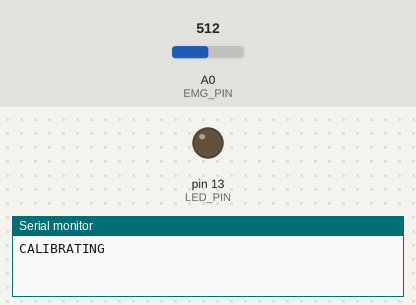
Recording of a sketch running on a simulated Arduino Uno, built with avr-gcc and run on an emulated ATmega328P. On the bench: output pins drawn as LEDs (lit = HIGH), the last lines printed to the serial monitor. Dashed ring = blinking. The inputs (shaded band) are chosen by the test bench; at power-on: A0 (EMG_PIN) = 512.

Above: at 0.1 s.
At 5.2 s:
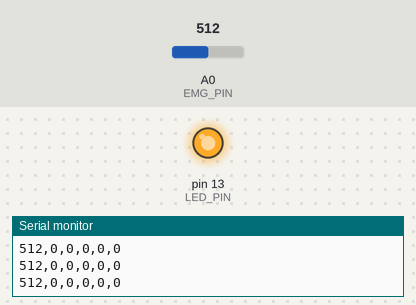
5.3 s: A0 (EMG_PIN) set to 533
At 5.65 s:
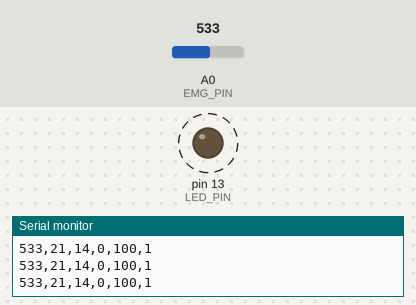
8.3 s: A0 (EMG_PIN) set to 433
11.3 s: A0 (EMG_PIN) set to 420
Timing chart, 0 to 20.3 s (numbered marks = the images above; inputs shaded):
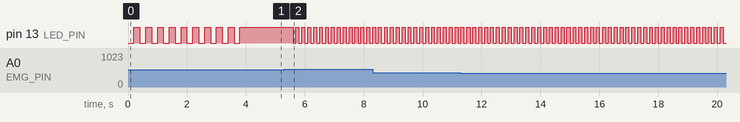

Measured:
- the behaviour switches between 519 and 520 on A0 (EMG_PIN) (found by bisection; images 1 and 2)
- after the input at 5.3 s, pin 13 (LED_PIN): alternates HIGH for 0.10 s and LOW for 0.10 s, starting after 0.30 s

The sketch:

posture_monitor.ino
```cpp
// ════════════════════════════════════════════════════════════════
//  NECK-BEND POSTURE MONITOR  —  Arduino UNO R4 Minima  (v6.0)
//  Muscle BioAmp Shield v0.3  on  A0
//  Electrodes: IN+/IN- on UPPER TRAPEZIUS (2 cm apart, either side)
//              REF on bony point (back of elbow / wrist bone)
//
//  v6.0 CHANGES vs v5.0:
//  ─────────────────────────────────────────────────────────────
//  • BALANCED sensitivity: SENS_LONG_X10 11→14, SENS_TREND_X10 10→13,
//    SCORE_THRESHOLD 20→28. v5.0 fired on swallows/talking/shifting;
//    this catches real sustained forward-neck tension while ignoring
//    momentary twitches.
//  • NEW: debounced alert gate (DEBOUNCE_SAMPLES=40, ~84ms). The old
//    code re-evaluated longAbove/trendAbove every single 2ms sample
//    with no hysteresis, so noise near the threshold line flickered
//    neckBendFlag 0/1/0/1 rapidly — which on the host side kept
//    resetting the ALERT_HOLD_SEC timer and made alarms unreliable.
//    Now the flag only flips after 40 consecutive samples agree.
//  • Fixed rounding in printed THRESH_* calibration values (cosmetic
//    only — did not affect detection math, which already used the
//    full-precision baselineX10).
//
//  HOW NECK-BEND IS DETECTED:
//  ─────────────────────────────────────────────────────────────
//  Forward neck bend loads the upper trapezius to hold the ~5 kg head.
//  Three RMS windows measure this:
//    1. SHORT-RMS  (100 ms) — fast spikes — score weight only
//    2. LONG-RMS   (300 ms) — sustained tension — primary gate
//    3. TREND-RMS  (1.2 s)  — progressive slouch — secondary gate
//
//  ALERT fires when:
//    postureScore >= SCORE_THRESHOLD  (28)
//    AND ( longRMS > 1.4× baseline   OR  trendRMS > 1.3× baseline )
//    AND that condition holds for 40 consecutive samples (~84 ms)
//
//  CALIBRATION (4 seconds on power-up):
//    → Keep neck STRAIGHT and muscles FULLY RELAXED
//    → LED blinks fast during calibration
//    → LED solid ON = calibration done, monitoring started
//
//  Serial CSV at ~476 Hz:
//    raw, rmsShort, rmsLong, rmsTrend, postureScore, neckBendFlag
// ════════════════════════════════════════════════════════════════

#define EMG_PIN       A0
#define LED_PIN       13

#define SAMPLE_DELAY_MS   2        // ~476 Hz

// Window sizes in samples
#define WIN_SHORT    50            // 100 ms
#define WIN_LONG     150           // 300 ms
#define WIN_TREND    600           // 1200 ms

#define CALIB_SECS   4
#define FLOOR_RMS    5

// ── Sensitivity multipliers (×10 fixed-point) ────────────────────
// BALANCED tuning: catches real sustained forward-neck bends,
// rides through small twitches (swallowing, talking, shifting).
#define SENS_SHORT_X10   16        // 1.6× baseline — score weight only
#define SENS_LONG_X10    14        // 1.4× baseline — alert gate
#define SENS_TREND_X10   13        // 1.3× baseline — slow slouch gate

// Score threshold — lower = more sensitive
#define SCORE_THRESHOLD  28

// ── Alert debounce ────────────────────────────────────────────────
// Requires N consecutive over-threshold samples before flag goes HIGH,
// and N consecutive under-threshold samples before it drops back to LOW.
// At ~476 Hz, 40 samples ≈ 84 ms — kills single-sample noise flicker
// without adding noticeable lag to genuine bends.
#define DEBOUNCE_SAMPLES 40

// ── Circular buffers ─────────────────────────────────────────────
int  shortBuf[WIN_SHORT];
int  longBuf [WIN_LONG ];
int  trendBuf[WIN_TREND];
int  shortIdx = 0, longIdx = 0, trendIdx = 0;
bool shortFull = false, longFull = false, trendFull = false;

long baselineX10 = FLOOR_RMS * 10L;
bool calibDone   = false;
int  debounceCounter = 0;   // + when over threshold, - when under
bool alertActive     = false;


// ── Integer square root ──────────────────────────────────────────
unsigned long isqrt(unsigned long n) {
  if (n == 0) return 0;
  unsigned long x = n, y = (x + 1) >> 1;
  while (y < x) { x = y; y = (x + n / x) >> 1; }
  return x;
}

// ── Compute RMS centred on ADC midpoint 512 ──────────────────────
unsigned long computeRMS(int* buf, int len) {
  unsigned long sumSq = 0;
  for (int i = 0; i < len; i++) {
    long v = (long)buf[i] - 512L;
    sumSq += (unsigned long)(v * v);
  }
  return isqrt(sumSq / (unsigned long)len);
}


void setup() {
  Serial.begin(115200);
  unsigned long t0 = millis();
  while (!Serial && millis() - t0 < 3000) { ; }

  pinMode(LED_PIN, OUTPUT);

  // Pre-fill with midpoint so RMS starts at zero
  for (int i = 0; i < WIN_SHORT; i++) shortBuf[i] = 512;
  for (int i = 0; i < WIN_LONG;  i++) longBuf[i]  = 512;
  for (int i = 0; i < WIN_TREND; i++) trendBuf[i] = 512;

  Serial.println("CALIBRATING");

  // Calibration: measure resting RMS — keep neck straight, muscles relaxed
  unsigned long sumSq = 0, count = 0;
  unsigned long calEnd = millis() + (unsigned long)CALIB_SECS * 1000UL;

  while (millis() < calEnd) {
    int v = analogRead(EMG_PIN) - 512;
    sumSq += (unsigned long)((long)v * v);
    count++;
    digitalWrite(LED_PIN, (millis() / 200) & 1);
    delay(SAMPLE_DELAY_MS);
  }

  unsigned long meanSq = (count > 0) ? (sumSq / count) : 1UL;
  unsigned long bRMS   = isqrt(meanSq);
  if (bRMS < (unsigned long)FLOOR_RMS) bRMS = FLOOR_RMS;

  baselineX10 = (long)bRMS * 10L;

  digitalWrite(LED_PIN, HIGH);
  calibDone = true;

  Serial.print("BASELINE:");      Serial.println(bRMS);
  Serial.print("THRESH_SHORT:");  Serial.println((bRMS * SENS_SHORT_X10 + 5) / 10);
  Serial.print("THRESH_LONG:");   Serial.println((bRMS * SENS_LONG_X10  + 5) / 10);
  Serial.print("THRESH_TREND:");  Serial.println((bRMS * SENS_TREND_X10 + 5) / 10);
}


void loop() {
  int raw = analogRead(EMG_PIN);

  shortBuf[shortIdx++] = raw;
  if (shortIdx >= WIN_SHORT) { shortIdx = 0; shortFull = true; }

  longBuf[longIdx++] = raw;
  if (longIdx >= WIN_LONG)  { longIdx  = 0; longFull  = true; }

  trendBuf[trendIdx++] = raw;
  if (trendIdx >= WIN_TREND) { trendIdx = 0; trendFull = true; }

  unsigned long rmsS = shortFull ? computeRMS(shortBuf, WIN_SHORT) : 0UL;
  unsigned long rmsL = longFull  ? computeRMS(longBuf,  WIN_LONG)  : 0UL;
  unsigned long rmsT = trendFull ? computeRMS(trendBuf, WIN_TREND) : 0UL;

  int neckBendFlag = 0;
  int postureScore = 0;

  if (calibDone && shortFull && longFull) {

    long scoreS = ((long)rmsS * 100L * 10L) / baselineX10 - 100L;
    long scoreL = ((long)rmsL * 100L * 10L) / baselineX10 - 100L;
    long scoreT = trendFull ? (((long)rmsT * 100L * 10L) / baselineX10 - 100L) : 0L;

    if (scoreS < 0) scoreS = 0;
    if (scoreL < 0) scoreL = 0;
    if (scoreT < 0) scoreT = 0;

    // Weighted blend: LONG dominates (sustained tension)
    postureScore = (int)((scoreS * 20L + scoreL * 65L + scoreT * 15L) / 100L);
    if (postureScore > 100) postureScore = 100;

    // Alert gates: 1.4× baseline for LONG, 1.3× for TREND
    bool longAbove  = ((long)rmsL * 100L > baselineX10 * (long)SENS_LONG_X10);
    bool trendAbove = trendFull && ((long)rmsT * 100L > baselineX10 * (long)SENS_TREND_X10);
    bool rawOver    = (postureScore >= SCORE_THRESHOLD) && (longAbove || trendAbove);

    // Debounce: require DEBOUNCE_SAMPLES consecutive samples in the new
    // state before actually flipping the flag. Stops single-sample noise
    // from toggling the alert and resetting the host-side hold timer.
    if (rawOver) {
      debounceCounter = (debounceCounter < 0) ? 1 : debounceCounter + 1;
    } else {
      debounceCounter = (debounceCounter > 0) ? -1 : debounceCounter - 1;
    }
    // Clamp so it can't climb indefinitely during a long sustained bend
    // or a long good-posture stretch — only the threshold crossing matters.
    if (debounceCounter > DEBOUNCE_SAMPLES)  debounceCounter = DEBOUNCE_SAMPLES;
    if (debounceCounter < -DEBOUNCE_SAMPLES) debounceCounter = -DEBOUNCE_SAMPLES;

    if (debounceCounter >= DEBOUNCE_SAMPLES)  alertActive = true;
    if (debounceCounter <= -DEBOUNCE_SAMPLES) alertActive = false;

    if (alertActive) {
      neckBendFlag = 1;
      digitalWrite(LED_PIN, (millis() / 100) & 1);  // fast blink = alert
    } else {
      digitalWrite(LED_PIN, HIGH);  // solid = good posture
    }
  }

  // CSV: raw, rmsShort, rmsLong, rmsTrend, postureScore, neckBendFlag
  Serial.print(raw);          Serial.print(',');
  Serial.print(rmsS);         Serial.print(',');
  Serial.print(rmsL);         Serial.print(',');
  Serial.print(rmsT);         Serial.print(',');
  Serial.print(postureScore); Serial.print(',');
  Serial.println(neckBendFlag);

  delay(SAMPLE_DELAY_MS);
}
```
